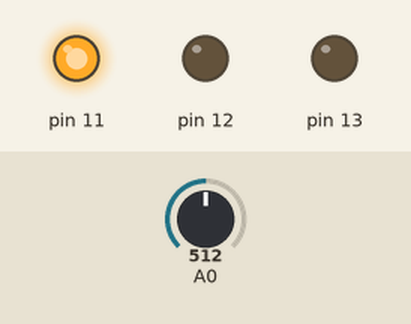
The sketch below on a simulated Arduino Uno, built with avr-gcc and run on an emulated ATmega328P. Shown: output pins drawn as LEDs (lit = HIGH). The inputs (shaded band) are chosen by the test bench; at power-on: A0 = 512.

Above: at 1.2 s.
1.3 s: A0 set to 532
2.8 s: A0 set to 545
At 3.6 s:
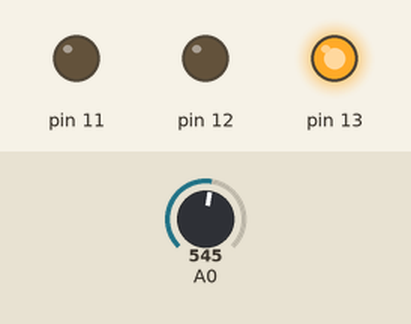
4.3 s: A0 set to 306
At 4.7 s:
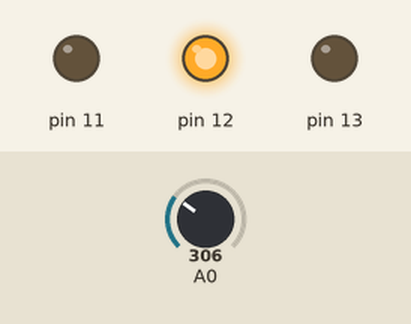
5.8 s: A0 set to 284
At 7.0 s:
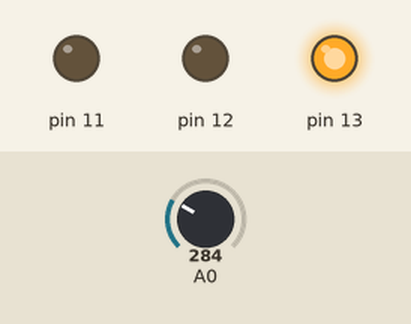
7.3 s: A0 set to 122
At 8.2 s:
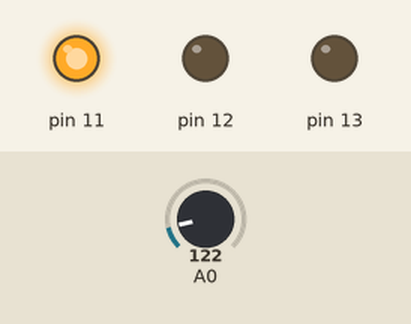
Timing chart, 0 to 9.8 s (numbered marks = the images above; inputs shaded):
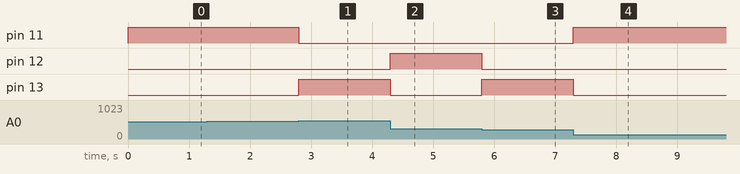

The sketch:

arduino.ino
```cpp
// (licence header left out)
void setup() {
    pinMode(13, OUTPUT);
    pinMode(12, OUTPUT);
    pinMode(11, OUTPUT);
}

void loop() {

    int temperatura = analogRead(0);
    temperatura = ( temperatura * 5 * 100 ) / 1024;

    if (temperatura < 10 ) {
        digitalWrite(13, LOW);
        digitalWrite(12, LOW);
        digitalWrite(11, HIGH);
    } else if (temperatura > 10 && temperatura < 25) {
        digitalWrite(13, LOW);
        digitalWrite(12, HIGH);
        digitalWrite(11, LOW);
    } else {
        digitalWrite(13, HIGH);
        digitalWrite(12, LOW);
        digitalWrite(11, LOW);
    }
}
```

Measured:
- the behaviour switches between 544 and 545 on A0 (found by bisection; images 0 and 1)
- the behaviour switches between 285 and 284 on A0 (found by bisection; images 2 and 3)
- after the input at 1.3 s, every drawn part: stays the same
- after the input at 2.8 s, pin 11: HIGH → LOW at once; pin 13: LOW → HIGH at once
- after the input at 4.3 s, pin 12: LOW → HIGH at once; pin 13: HIGH → LOW at once
- after the input at 5.8 s, pin 12: HIGH → LOW at once; pin 13: LOW → HIGH at once
- after the input at 7.3 s, pin 11: LOW → HIGH at once; pin 13: HIGH → LOW at once
